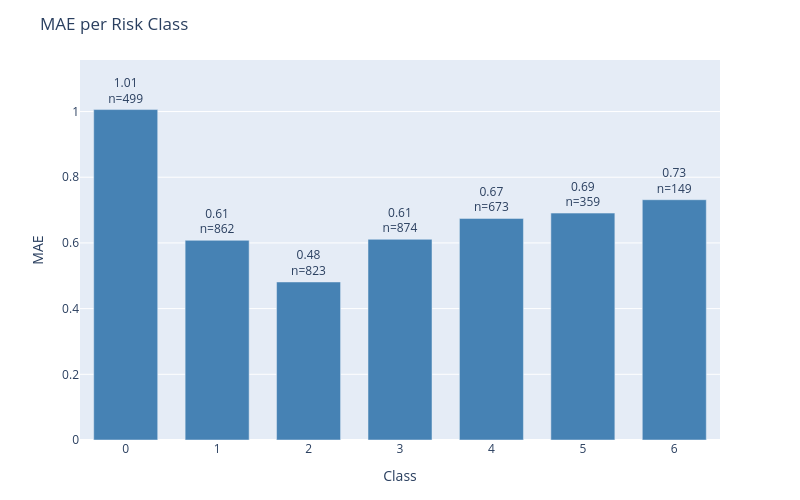

Notebook cell for this chart:
### Code cell
plot_error_by_group(
    df=results_test,
    y_true_col='actual',
    y_pred_col='prediction',
    group_by='class',
    metric='mae',
    title='MAE per Risk Class'
)

### Figure 1 — Plotly figure (JSON) as saved in the notebook; plotly's stock layout.template omitted (floating-point values rounded to 4 significant figures)
{"data": [{"marker": {"color": "steelblue"}, "text": ["1.01<br>n=499", "0.61<br>n=862", "0.48<br>n=823", "0.61<br>n=874", "0.67<br>n=673", "0.69<br>n=359", "0.73<br>n=149"], "textposition": "outside", "type": "bar", "x": ["0", "1", "2", "3", "4", "5", "6"], "y": [1.006, 0.6079, 0.4812, 0.611, 0.6746, 0.6908, 0.7315]}], "layout": {"bargap": 0.3, "height": 500, "margin": {"b": 60, "t": 60}, "title": {"text": "MAE per Risk Class"}, "uniformtext": {"minsize": 8, "mode": "hide"}, "width": 800, "xaxis": {"title": {"text": "Class"}}, "yaxis": {"range": [0, 1.157], "title": {"text": "MAE"}}}}
